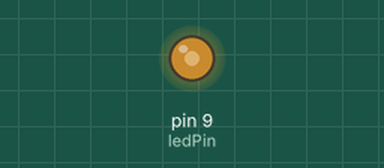
Simulated run of this sketch. Board: Arduino Uno, built with avr-gcc and run on an emulated ATmega328P. Shown: output pins drawn as LEDs (lit = HIGH).

Above: at 0.07 s.
At 0.6 s:
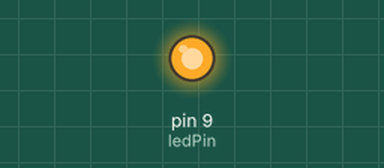
Timing chart, 0 to 2.1 s (numbered marks = the images above):
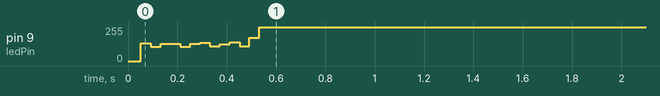

The sketch:

challenge_1.ino
```cpp
int duty;
float period;
int second = 0;
int ledPin = 9;

void setup() {
  pinMode(9, OUTPUT);
  Serial.begin(9600);
  duty = set_duty(100);
  period = set_period(100);
}

void loop() {
  while(second<10000){
    for (int i = 0; i <= duty; i += 1){
      analogWrite(ledPin, 255-i);
      delayMicroseconds(period);
      int times = period/100 < 1 ? 1 : period/100;
      second += times;
    }
    for (int i = duty; i >= 0; i -= 1){
      analogWrite(ledPin, 255-i);
      delayMicroseconds(period);
      int times = period/100 == 0 ? 1 : period/100;
      second += times;
    }
  }
}

float set_period(int period){
  return period/duty;
}

int set_duty(int duty){
  return 255*(float)duty/100;
}
```
